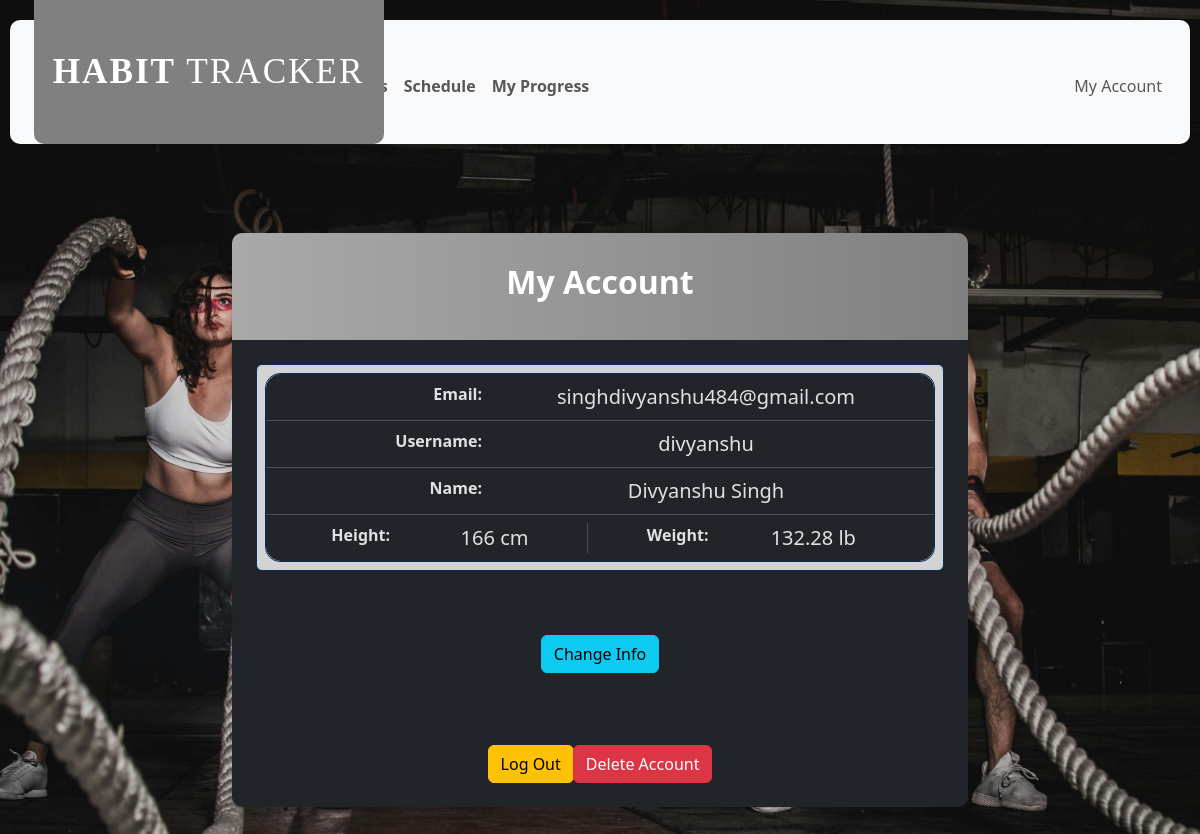
/account (signed in), run on the app's committed database.
### tables this page shows
CREATE TABLE users (id INTEGER PRIMARY KEY AUTOINCREMENT NOT NULL, 
email TEXT NOT NULL, 
hash TEST NOT NULL,
name TEXT NULL,
height_cm INTEGER NULL,
weight_lb REAL NULL, username TEXT NOT NULL);

### app.py (the view)
@app.route("/account", methods = ["POST", "GET"])
@login_required
def account():
    if request.method == "GET":
        user_id = session["user_id"]
        db.execute("SELECT * FROM users WHERE id = ?", (user_id, ))
        user_data = db.fetchall()
        return render_template("account.html", user= user_data[0])

### helpers.py (called while the page is built)
def login_required(f):
    @wraps(f)
    def decorated_function(*args, **kwargs):
        if session.get("user_id") is None:
            return redirect("/login")
        return f(*args, **kwargs)
    return decorated_function

### templates/account.html (shortened to what this page needs)
{% extends "layout.html" %}
{% block main %}
    <div class = "container">
        <div class = "row justify-content-center " data-bs-theme="dark">
            <div class = "col-md-10 col-lg-8">
                <div class = "card account-card shadow-sm border-0 mb-5 ">
                    <div class = "fw-bold account-header  soft-border text-center">
                        <h2 class ="card-title fw-bold mb-2">My Account</h2>
                    </div>
                    <div class = "border-0 shadow-sm mb-3">
                        <div class = "card-body  p-4">
                            <div class = "mb-4 rounded mint-color p-2 shadow-sm">
                                <ul class = "list-group mint-color list-group-flush">
                                    <li class = "list-group-item d-flex justify-content-center alig-items-center">
                                        <div class = "row w-100">
                                            <div class="col-4 text-end fw-bold">Email:</div>
                                            <div class="col-8 fs-5">{{ user["email"] }}</div>
                                        </div>
                                    </li>
                                    <li class = " list-group-item d-flex justify-content-center align-item-center">
                                        <div class = "row w-100">
                                            <div class="col-4 text-end fw-bold">Username:</div>
                                            <div class="col-8 fs-5">{{ user["username"] }}</div>
                                        </div>
                                    </li>
                                        <li class = "list-group-item d-flex justify-content-center align-item-center">
                                            <div class = "row w-100">
                                                <div class = "col-4 text-end fw-bold">Name: </div>
                                                <div class = "col-8 fs-5">
                                                    {% if user["name"] %}
                                                        {{user["name"]}}
                                                    {% endif %}
                                                </div>
                                            </div>
                                        </li>
                                    <li class = "list-group-item d-flex">
                                        <div class = "row w-100">
                                            <div class = "col-6 border-end">
                                                <div class = "row">
                                                    <div class = "col-5 text-end fw-bold">Height: </div>
                                                    <div class = "col-7 fs-5">
                                                        {% if user["height_cm"] %}
                                                            {{user["height_cm"]}} cm
                                                        {% endif %}
                                                    </div>
                                                </div>
                                            </div>
                                            <div class = "col-6">
                                                <div class = "row">
                                                    <div class = "col-5 fw-bold text-end"> Weight: </div>
                                                    <div class = "col-7 fs-5">
                                                        {% if user["weight_lb"]%}
                                                            {{user["weight_lb"] | round(2) }} lb
                                                        {% endif %}
                                                    </div>
                                                </div>
                                            </div>
                                        </div>
                                    </li>
                                </ul>
                            </div>
                        </div>
                    </div>
                    <div class = "mb-4">
                        <form action= "/onboarding" method = "get">
                            <button class = "btn btn-info">Change Info</button>
                        </form>
                    </div>
                    <div class = "btn-group justify-content-center mt-4 p-4 btn-group-justified">
                        <div class = "btn-group">
                            <form action = "/logout" method = "get">
                                <button class= "btn btn-warning">Log Out</button>
                            </form>
                        </div>
                        <div class = "btn-group">
                            <form action = "/delete_account" method = "get">
                                <button class = "btn btn-danger">Delete Account</button>
                            </form>
                        </div>
                    </div>
                </div>
            </div>
        </div>
{% endblock %}

### static/style.css (style rules this page uses)
body { width: 100%; min-height: 100vh; margin: 0; padding: 0; }
.logged-in-bg { background-image: url("Img2.jpg"); background-repeat: no-repeat; background-size: cover; background-position: center; }
.account-card { border: none; border-radius: 10px; overflow: hidden; }
.account-header { background: linear-gradient(90deg, #A9A9A9 0%, #808080 100%); color: white; padding: 30px 20px; }
.mint-color { background-color: #D3D3D3; border: 1px solid #052c65; border-radius: 15px; }

### data on the page
users: email "singhdivyanshu484@gmail.com", username "divyanshu", name "Divyanshu Singh", height_cm "166", weight_lb "132.28"
